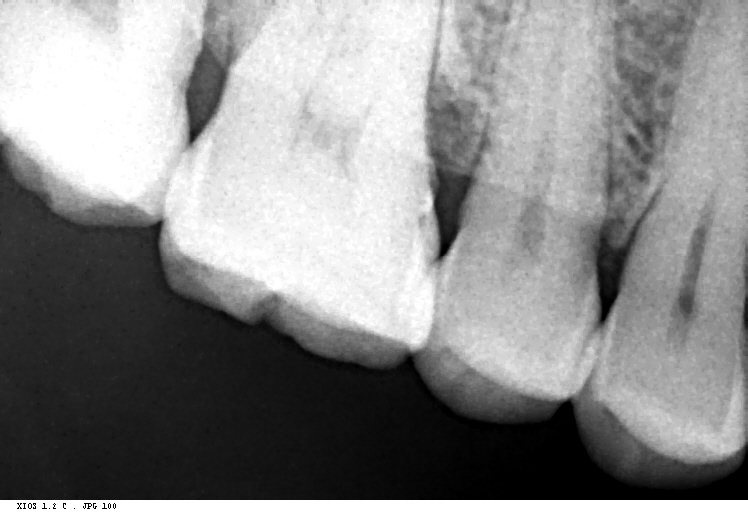
#> input picture MS_Codes_Python/S8/ImageAnalysis(WORKSHOP)/Dataset/1.jpg, 748 x 512 px; its folder holds only this picture in this run
$ jupyter execute --allow-errors Required_work2.ipynb
#> lines starting #> are read from the running program, lines starting #| are printed output that depends on the picture
<p align="center">

</p>

**Institution:** National Higher School of Mathematics  \
**Course:** Image Analysis WORKSHOP \
**Instructor:** Pr. Amel Bouchemha \
**Date:** 15 / 02 / 2026

---

**Full Name:** Zeroual Oussama \
**Student ID:** 202239345404 \
**Group / Section:** MS S8

# Medical Image Denoising: BM3D, CNN, and Swin Transformer Comparison

## PHASE 1: Preparation
### Loading the Dataset and Adding Different Types of Noise

[cell 1]
import numpy as np
import matplotlib.pyplot as plt
import cv2
import os
from skimage import io, img_as_float, color
from skimage.metrics import peak_signal_noise_ratio as psnr
from skimage.metrics import structural_similarity as ssim
import random
import warnings
warnings.filterwarnings('ignore')
from scipy import ndimage
from skimage import io, color
import torch
import tensorflow as tf
import torch.nn as nn
import torch.optim as optim
from torch.utils.data import Dataset, DataLoader
from sklearn.model_selection import train_test_split
import time
#> (the rest of this cell did not finish here and is left out)

[cell 2]
def load_dataset(dataset_path):
#> called with dataset_path = 'Dataset'
    images = []
    image_paths = []
    extensions = ['.jpg', '.jpeg', '.png', '.bmp', '.tif', '.tiff']
    for root, dirs, files in os.walk(dataset_path):
        for file in files:
            if any(file.lower().endswith(ext) for ext in extensions):
                try:
                    img_path = os.path.join(root, file)
                    img = io.imread(img_path)
#> img is the input picture: shape (512, 748, 3); min 0, max 255, mean 138.8
                    if len(img.shape) == 3:
                        img = color.rgb2gray(img)
#> img: shape (512, 748) float64
                    img = img_as_float(img)
                    if img.shape[0] != 256 or img.shape[1] != 256:
                        img = cv2.resize(img, (256, 256))
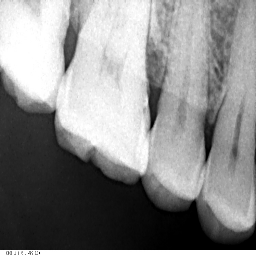
#> img: shape (256, 256) float64; min 0, max 1, mean 0.544
                    images.append(img)
                    image_paths.append(img_path)
                except Exception as e:
                    print(f"Error loading {file}: {e}")

    print(f"Loaded {len(images)} images")
#| Loaded 1 images
    return images, image_paths

dataset_path = 'Dataset'
images, image_paths = load_dataset(dataset_path)
#> images = 1 item; image_paths = ['Dataset/1.jpg']

[cell 3]
def add_gaussian_noise(image, mean=0, sigma=0.1):
    noise = np.random.normal(mean, sigma, image.shape)
    noisy = image + noise
    return np.clip(noisy, 0, 1)

# [23 lines left out: functions add_salt_pepper_noise, add_speckle_noise, display_noisy_images, not called in this run]

#> (the rest of this cell did not finish here and is left out)

## PHASE 2: Denoising the images using BM3D and CNN

### Denoising using BM3D

[cell 4]
import bm3d

def denoise_bm3d(noisy_image, sigma_psd=0.1):
    denoised = bm3d.bm3d(noisy_image, sigma_psd=sigma_psd)
    return denoised

### Denoising using CNN

[cell 5]
class SimpleDenoisingCNN(nn.Module):
    # [21 lines left out: functions __init__, forward, not called in this run]

    def count_parameters(self):
        return sum(p.numel() for p in self.parameters() if p.requires_grad)

[cell 6]
class DenoisingDataset(Dataset):
    # [6 lines left out: function __init__, not called in this run]

    def __len__(self):
        return len(self.images)

    # [16 lines left out: function __getitem__, not called in this run]

[cell 7]
# [39 lines left out: function train_cnn_model_optimized, not called in this run]

#> (the rest of this cell did not finish here and is left out)

[cell 8]
# [20 lines left out: function test_denoising_methods, not called in this run]

#> (the rest of this cell did not finish here and is left out)

### Calculating metrics ( PNSR , SSIM , EPI)

[cell 9]
# [23 lines left out: function edge_preservation_index, not called in this run]


#> (the rest of this cell did not finish here and is left out)

## PHASE 3: Restoration Using Swin Transformer

[cell 10]
IMG_SIZE = 256
DATASET_PATH = "Dataset"
BATCH_SIZE = 8
EPOCHS = 20

def load_images(folder):
#> called with folder = 'Dataset'
    images = []
    for file in os.listdir(folder):
        path = os.path.join(folder, file)
        img = cv2.imread(path)
        if img is None:
            continue
        img = cv2.cvtColor(img, cv2.COLOR_BGR2RGB)
        img = cv2.resize(img, (IMG_SIZE, IMG_SIZE))
#> img: shape (256, 256, 3)
        img = img / 255.0
        images.append(img)
    return np.array(images)


clean_images = load_images(DATASET_PATH)
noisy_images = add_gaussian_noise(clean_images)
#> (the rest of this cell did not finish here and is left out)


$ run again, on MS_Codes_Python/S8/ImageAnalysis(WORKSHOP)/Dataset/103.jpg
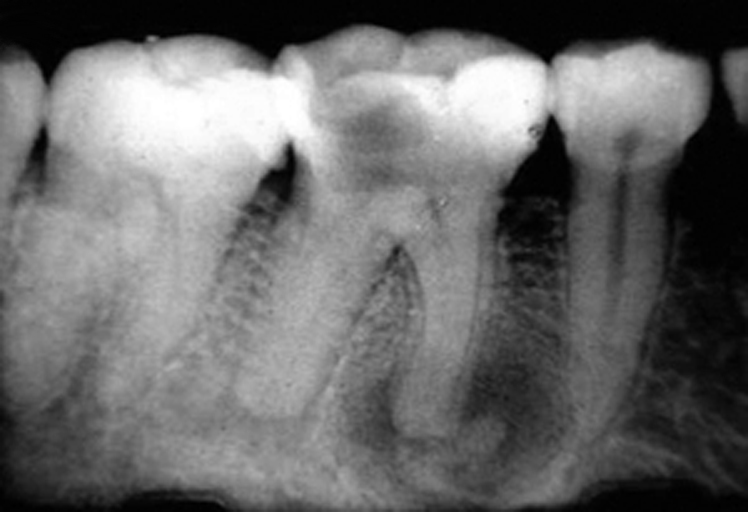
#> input picture MS_Codes_Python/S8/ImageAnalysis(WORKSHOP)/Dataset/103.jpg, 748 x 512 px
#> in load_dataset, img is the input picture: shape (512, 748); min 0, max 255, mean 105.4
#> in load_dataset, `img = cv2.resize(img, (256, 256))`:
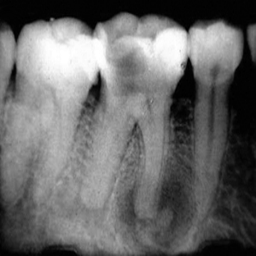
#> img: shape (256, 256) float64; min 0, max 1, mean 0.414
#| Loaded 1 images
#> images = 1 item; image_paths = ['Dataset/103.jpg']

$ run again, on MS_Codes_Python/S8/ImageAnalysis(WORKSHOP)/Dataset/104.jpg
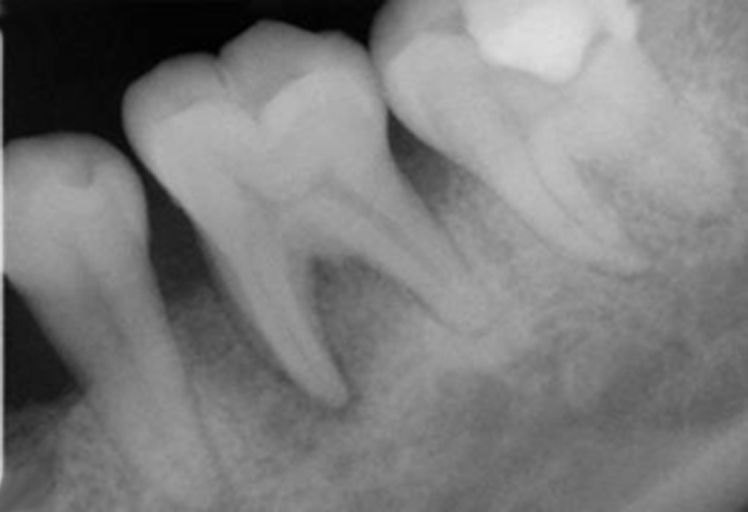
#> input picture MS_Codes_Python/S8/ImageAnalysis(WORKSHOP)/Dataset/104.jpg, 748 x 512 px
#> in load_dataset, img is the input picture: shape (512, 748); min 0, max 223, mean 124.7
#> in load_dataset, `img = cv2.resize(img, (256, 256))`:
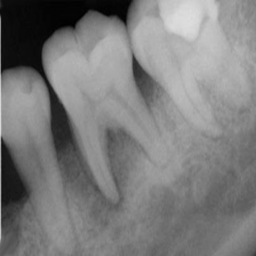
#> img: shape (256, 256) float64; min 0.000352, max 0.875, mean 0.489
#| Loaded 1 images
#> images = 1 item; image_paths = ['Dataset/104.jpg']

$ run again, on MS_Codes_Python/S8/ImageAnalysis(WORKSHOP)/Dataset/105.jpg
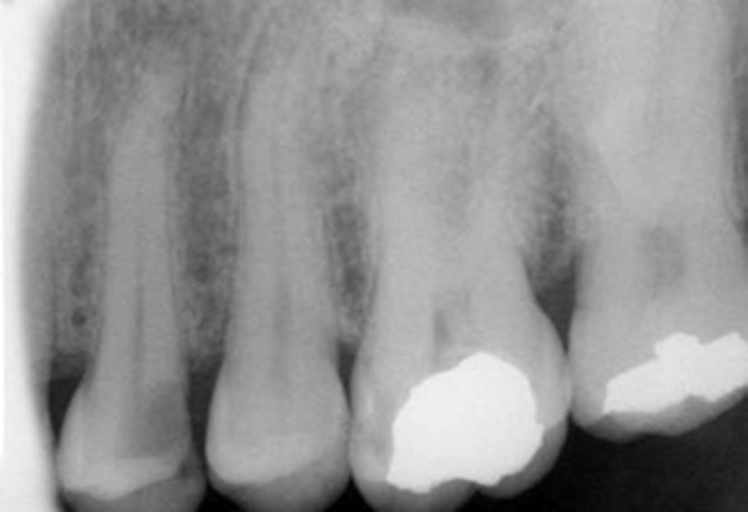
#> input picture MS_Codes_Python/S8/ImageAnalysis(WORKSHOP)/Dataset/105.jpg, 748 x 512 px
#> in load_dataset, img is the input picture: shape (512, 748); min 0, max 255, mean 148.2
#> in load_dataset, `img = cv2.resize(img, (256, 256))`:
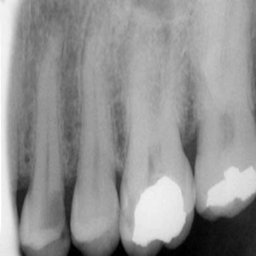
#> img: shape (256, 256) float64; min 0, max 1, mean 0.581
#| Loaded 1 images
#> images = 1 item; image_paths = ['Dataset/105.jpg']

$ run again, on MS_Codes_Python/S8/ImageAnalysis(WORKSHOP)/Dataset/10.jpg
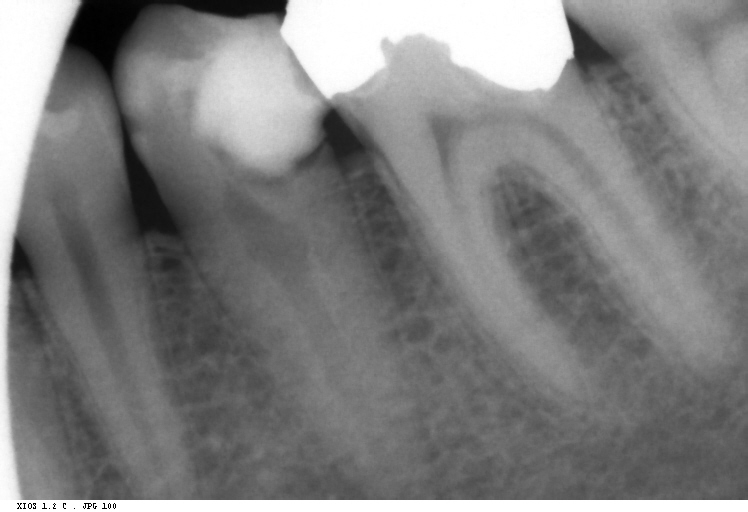
#> input picture MS_Codes_Python/S8/ImageAnalysis(WORKSHOP)/Dataset/10.jpg, 748 x 512 px
#> in load_dataset, img is the input picture: shape (512, 748, 3); min 0, max 255, mean 127.5
#> in load_dataset, `img = cv2.resize(img, (256, 256))`:
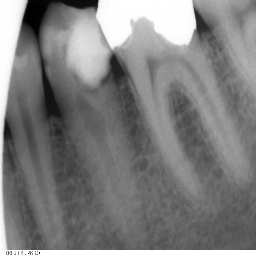
#> img: shape (256, 256) float64; min 3.06e-05, max 1, mean 0.5
#| Loaded 1 images
#> images = 1 item; image_paths = ['Dataset/10.jpg']
